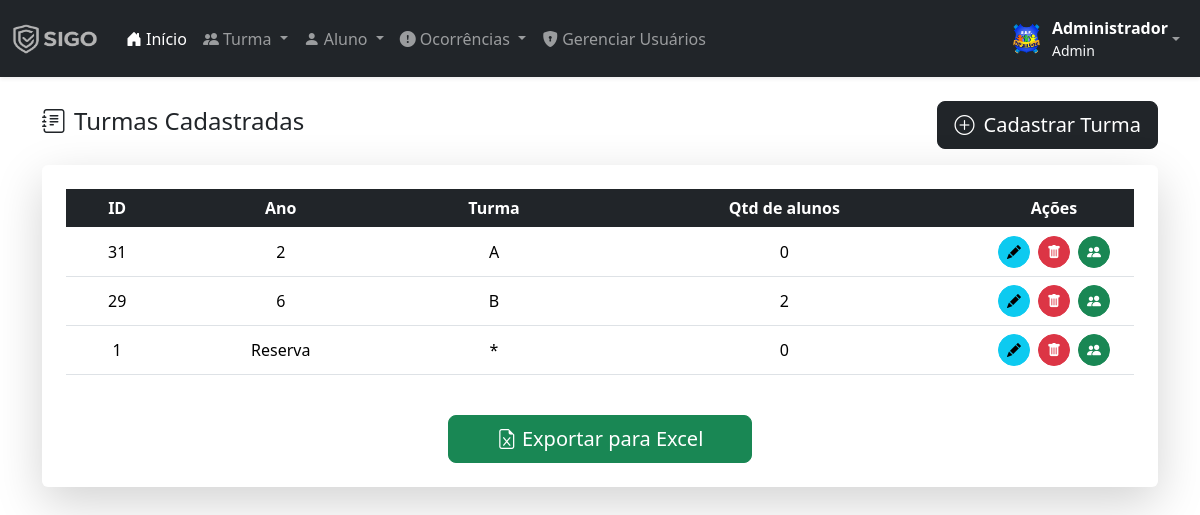
Before: /listar-turmas.php (signed in) with the older database file.
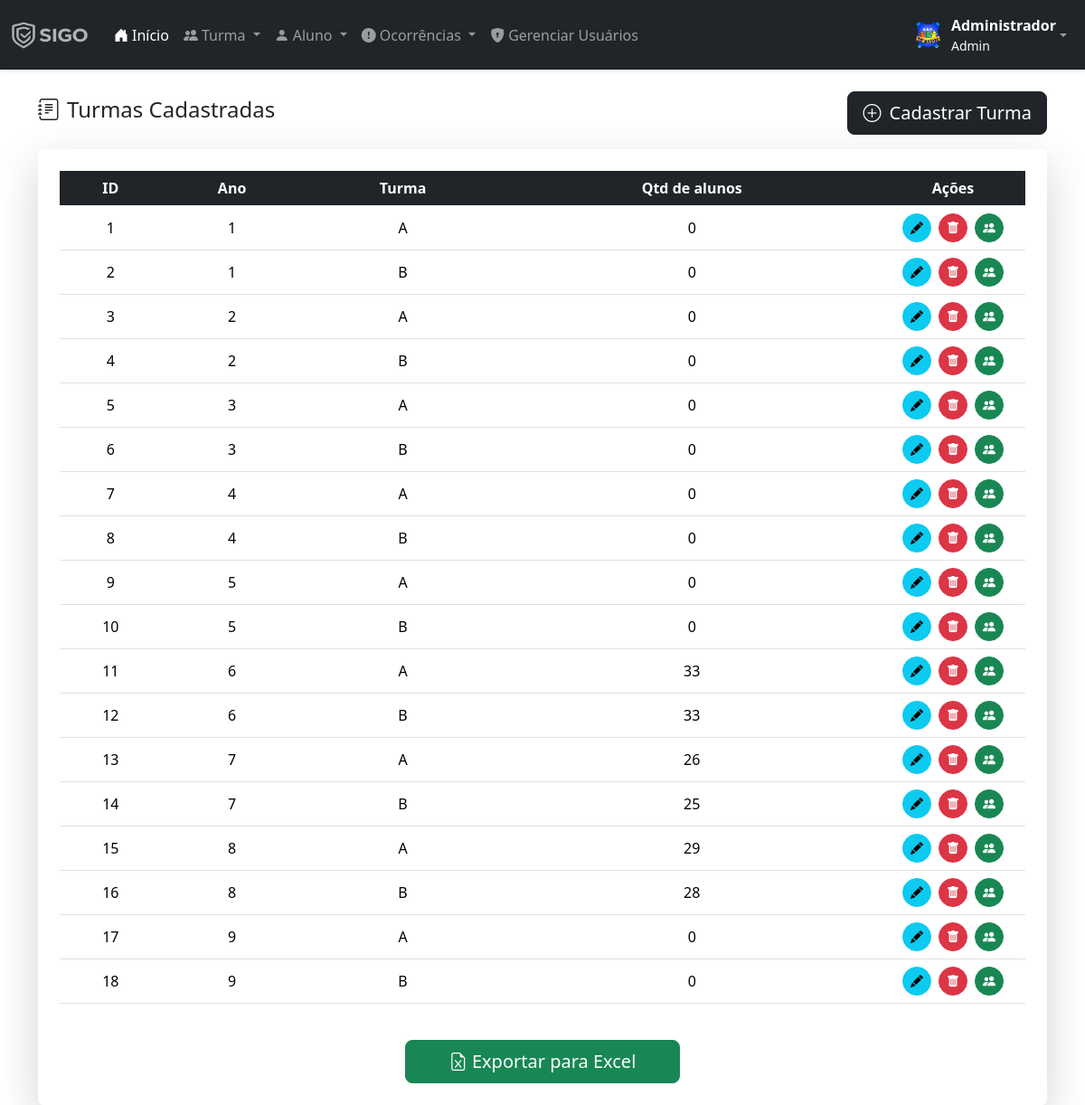
After: the same page with the newer database file.
### tables this page shows
CREATE TABLE `turma` (
  `id` int(11) NOT NULL,
  `ano` int(11) NOT NULL,
  `turma` varchar(10) NOT NULL
);

### listar-turmas.php (the view, shortened to what this page needs)
<?php
require('includes/conexao.php');
include('layout/head.php');
include('layout/menu.php');
$sql = "
    SELECT t.*,
           COUNT(a.id) AS total_alunos
    FROM turma t
    LEFT JOIN alunos a ON a.turma = t.id
    GROUP BY t.id
    ORDER BY t.ano ASC, t.turma ASC
";
?>
<div class="container mt-4">
    <div class="d-flex justify-content-between align-items-center mb-3">
        <h4><i class="bi bi-journal-text me-2"></i>Turmas Cadastradas</h4>
        <a href="cadastrar-turma.php" class="btn btn-dark btn-lg">
            <i class="bi bi-plus-circle me-1"></i> Cadastrar Turma
        </a>
    </div>
    <div class="card shadow-lg border-0">
        <div class="card-body p-4">
            <div class="table-responsive">
                <table class="table table-hover align-middle text-center">
                    <thead class="table-dark">
                        <tr>
                            <th>ID</th>
                            <th>Ano</th>
                            <th>Turma</th>
                            <th>Qtd de alunos</th>
                            <th style="width: 160px;">Ações</th>
                        </tr>
                    </thead>
                    <tbody>
                        <?php
                        $result = mysqli_query($conn, $sql);
                        while($turma = mysqli_fetch_assoc($result)):
                            $id = $turma['id'];
                            $ano = $turma['ano'];
                            $nomeTurma = $turma['turma'];
                            $urlEditar = "editar-turma.php?id=$id";
                            $urlDeletar = "acoes/deletar-turma.php?id=$id";
                            $urlVer = "turma.php?id=$id&ano=$ano&turma=$nomeTurma";
                        ?>
                        <tr>
                            <td><?= $id ?></td>
                            <td><?= $ano ?></td>
                            <td><?= $nomeTurma ?></td>
                            <td><?= $turma['total_alunos'] ?></td>
                            <td>
                                <div class="d-flex justify-content-center gap-2">
                                    <a href="<?= $urlEditar ?>" class="btn btn-info btn-sm rounded-circle p-2" title="Editar">
                                        <i class="bi bi-pencil-fill"></i>
                                    </a>
                                    <a href="<?= $urlDeletar ?>"
                                       onclick="return confirm('Deseja realmente deletar esta turma?');"
                                       class="btn btn-danger btn-sm rounded-circle p-2" title="Deletar">
                                        <i class="bi bi-trash-fill"></i>
                                    </a>
                                    <a href="<?= $urlVer ?>" class="btn btn-success btn-sm rounded-circle p-2" title="Ver Alunos">
                                        <i class="bi bi-people-fill"></i>
                                    </a>
                                </div>
                            </td>
                        </tr>
                        <?php endwhile; ?>
                    </tbody>
                </table>
            </div>
            <div class="text-center mt-4">
                <button id="btnExport" class="btn btn-success btn-lg px-5">
                    <i class="bi bi-file-earmark-excel"></i> Exportar para Excel
                </button>
            </div>
        </div>
    </div>
</div>

### layout/head.php (shortened to what this page needs)
<head>
    <link rel="stylesheet" href="assets/css/bootstrap.min.css">
    <link href="https://cdn.jsdelivr.net/npm/bootstrap@5.3.2/dist/css/bootstrap.min.css" rel="stylesheet">
    <link rel="stylesheet" href="https://cdn.jsdelivr.net/npm/bootstrap-select@1.13.14/dist/css/bootstrap-select.min.css">
    <link rel="stylesheet" href="assets/css/cadastro.css">
    <link rel="stylesheet" href="assets/css/style.css">
</head>

### layout/menu.php (shortened to what this page needs)
<?php
$usuarioNome = $_SESSION['usuario_nome'] ?? 'Usuário';
$usuarioNivel = $_SESSION['usuario_nivel'] ?? 'usuario';
$usuarioFoto = $_SESSION['usuario_foto'] ?? 'assets/img/user-placeholder.png';
?>
<nav class="navbar navbar-expand-lg navbar-dark bg-dark shadow-sm">
  <div class="container-fluid">
    <a class="navbar-brand d-flex align-items-center" href="index.php">
      <img src="assets/img/logo-cinza-simples.png" alt="Logo" width="90" height="30">
    </a>
    <div class="collapse navbar-collapse" id="navbarMain">
      <ul class="navbar-nav me-auto mb-2 mb-lg-0">
        <li class="nav-item">
          <a class="nav-link active" href="index.php"><i class="bi bi-house-door-fill me-1"></i>Início</a>
        </li>
        <li class="nav-item dropdown">
          <a class="nav-link dropdown-toggle" href="#" role="button" data-bs-toggle="dropdown" aria-expanded="false">
            <i class="bi bi-people-fill me-1"></i>Turma
          </a>
        </li>
        <li class="nav-item dropdown">
          <a class="nav-link dropdown-toggle" href="#" role="button" data-bs-toggle="dropdown" aria-expanded="false">
            <i class="bi bi-person-fill me-1"></i>Aluno
          </a>
        </li>
        <li class="nav-item dropdown">
          <a class="nav-link dropdown-toggle" href="#" role="button" data-bs-toggle="dropdown" aria-expanded="false">
            <i class="bi bi-exclamation-circle-fill me-1"></i>Ocorrências
          </a>
        </li>
        <?php if ($usuarioNivel === 'admin'): ?>
          <li class="nav-item">
            <a class="nav-link" href="usuarios-listar.php">
              <i class="bi bi-shield-lock-fill me-1"></i>Gerenciar Usuários
            </a>
          </li>
        <?php endif; ?>
      </ul>
      <ul class="navbar-nav ms-auto mb-2 mb-lg-0">
        <li class="nav-item dropdown">
          <a class="nav-link dropdown-toggle d-flex align-items-center" href="#" role="button" data-bs-toggle="dropdown" aria-expanded="false">
            <img src="<?= $usuarioFoto ?>" class="rounded-circle me-2" width="35" height="35" alt="Foto">
            <div class="d-flex flex-column">
              <span class="fw-bold text-white"><?= $usuarioNome ?></span>
              <small class="text-light"><?= ucfirst($usuarioNivel) ?></small>
            </div>
          </a>
        </li>
      </ul>
    </div>
  </div>
</nav>
<link href="https://cdn.jsdelivr.net/npm/bootstrap@5.3.2/dist/css/bootstrap.min.css" rel="stylesheet">
<link href="https://cdn.jsdelivr.net/npm/bootstrap-icons@1.11.1/font/bootstrap-icons.css" rel="stylesheet">

Changed rows visible on the page:
removed turma: id "31", ano "2", turma "A", total_alunos "0"
removed turma: id "29", ano "6", turma "B", total_alunos "2"
changed turma id 1: ano "Reserva" → "1"; turma "*" → "A"
added turma: id "2", ano "1", turma "B", total_alunos "0"
added turma: id "3", ano "2", turma "A", total_alunos "0"
added turma: id "4", ano "2", turma "B", total_alunos "0"
added turma: id "5", ano "3", turma "A", total_alunos "0"
added turma: id "6", ano "3", turma "B", total_alunos "0"
added turma: id "7", ano "4", turma "A", total_alunos "0"
added turma: id "8", ano "4", turma "B", total_alunos "0"
added turma: id "9", ano "5", turma "A", total_alunos "0"
added turma: id "10", ano "5", turma "B", total_alunos "0"
added turma: id "11", ano "6", turma "A", total_alunos "33"
added turma: id "12", ano "6", turma "B", total_alunos "33"
added turma: id "13", ano "7", turma "A", total_alunos "26"
added turma: id "14", ano "7", turma "B", total_alunos "25"
added turma: id "15", ano "8", turma "A", total_alunos "29"
added turma: id "16", ano "8", turma "B", total_alunos "28"
added turma: id "17", ano "9", turma "A", total_alunos "0"
added turma: id "18", ano "9", turma "B", total_alunos "0"
